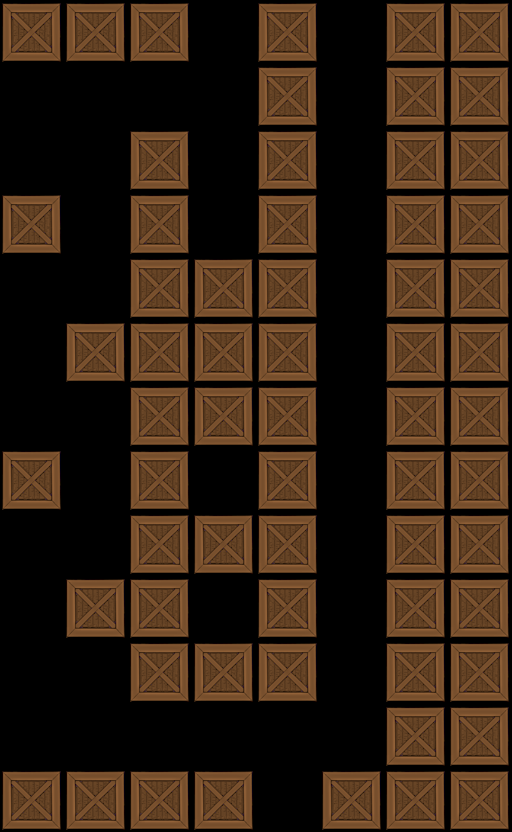

This is a level from a 2D game, rendered from its Tiled map with the project's own tilesets. A one-line summary and the map file follow, with tile-layer data summarised:
An orthogonal 8x13 tile map with 64x64 px tiles, 1 tile layer (Tile Layer 1).

<map version="1.0" orientation="orthogonal" width="8" height="13" tilewidth="64" tileheight="64">
 <tileset firstgid="1" name="crate" tilewidth="64" tileheight="64">
  <image source="../../crate.png" width="64" height="64" />
 </tileset>
 <layer name="Tile Layer 1" width="8" height="13">
  <data>[104 cells, 63 non-empty, 1 distinct tile ids]</data>
 </layer>
</map>
